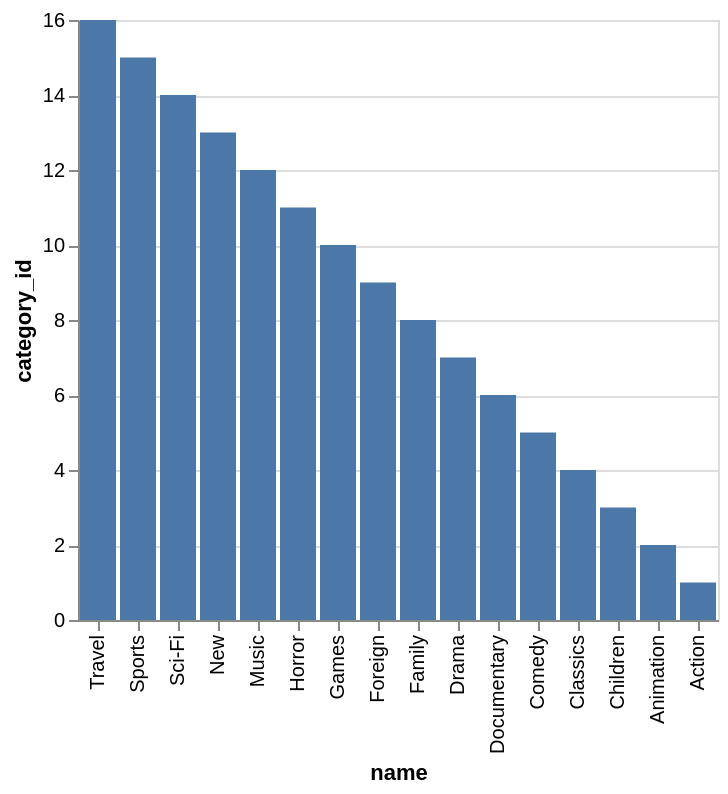

Vega-Lite specification stored for this chart:
### Vega-Lite specification from a JSON file in a GitHub repository (floating-point values rounded to 4 significant figures)
{"data": {"values": [{"x_data": "Travel", "y_data": 16}, {"x_data": "Sports", "y_data": 15}, {"x_data": "Sci-Fi", "y_data": 14}, {"x_data": "New", "y_data": 13}, {"x_data": "Music", "y_data": 12}, {"x_data": "Horror", "y_data": 11}, {"x_data": "Games", "y_data": 10}, {"x_data": "Foreign", "y_data": 9}, {"x_data": "Family", "y_data": 8}, {"x_data": "Drama", "y_data": 7}, {"x_data": "Documentary", "y_data": 6}, {"x_data": "Comedy", "y_data": 5}, {"x_data": "Classics", "y_data": 4}, {"x_data": "Children", "y_data": 3}, {"x_data": "Animation", "y_data": 2}, {"x_data": "Action", "y_data": 1}]}, "mark": "bar", "encoding": {"x": {"field": "x_data", "type": "nominal", "title": "name", "sort": {"op": "sum", "field": "y_data", "order": "descending"}}, "y": {"field": "y_data", "type": "quantitative", "title": "category_id"}}}
